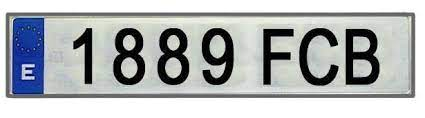
#> input picture Reconoce_placas_de_vehiculos/imagenes/matricula.jpg, 425 x 118 px, given in place of the camera
$ python reconocePlacas_de_vehiculos.py
#> lines starting #> are read from the running program, lines starting #| are printed output that depends on the picture; after the words box and inside, x2 and y2 are one past the last pixel; in counts of white or black regions, pixels touching at a corner belong together
import cv2
import pytesseract #https://pypi.org/project/pytesseract/

# Configuración de tesseract
pytesseract.pytesseract.tesseract_cmd = r'C:/Program Files/Tesseract-OCR/tesseract.exe'

# Inicialización de la cámara
cap = cv2.VideoCapture(0)

while True:
    ret, frame = cap.read()
#> frame is the input picture: shape (118, 425, 3); mean B, G, R 183.4, 181.7, 178.4

    gray = cv2.cvtColor(frame, cv2.COLOR_BGR2GRAY)
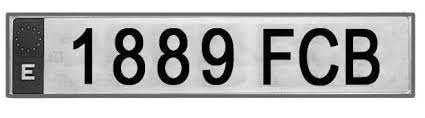
#> gray: shape (118, 425); min 0, max 255, mean 180.9
    gray = cv2.blur(gray,(5,5))
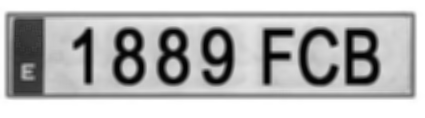
#> gray: shape (118, 425); min 1, max 255, mean 180.9
    canny = cv2.Canny(gray,150,200)
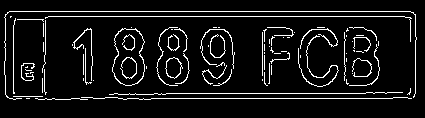
#> canny: shape (118, 425); 8% white in thin lines or dots, all inside (x1, y1, x2, y2) = (4, 11, 417, 100)
    canny = cv2.dilate(canny,None,iterations=1)
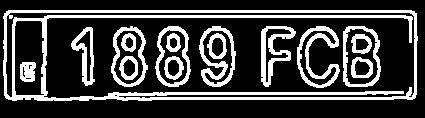
#> canny: shape (118, 425); 24.9% white; 16 white regions
    cnts,_ = cv2.findContours(canny,cv2.RETR_LIST,cv2.CHAIN_APPROX_SIMPLE)
#> cnts = 37 contours, 4 with area under 20; largest, box (x1, y1, x2, y2) and area: (3, 10, 418, 101) 36700, (5, 12, 416, 99) 30532, (14, 20, 45, 96) 2088, (343, 26, 381, 87) 1998, (155, 26, 191, 87) 1680

    for c in cnts:
        area = cv2.contourArea(c)
        x,y,w,h = cv2.boundingRect(c)
        epsilon = 0.09*cv2.arcLength(c,True)
        approx = cv2.approxPolyDP(c,epsilon,True)

        if len(approx) == 4 and area > 9000:
            aspect_ratio = float(w) / h
            if aspect_ratio > 4.9:
                placa = gray[y:y+h,x:x+w]
                text = pytesseract.image_to_string(placa, config='--psm 11')
                print("Matrícula detectada:", text)
                cv2.rectangle(frame, (x,y), (x+w, y+h), (0, 255, 0), 3)
                cv2.putText(frame, text, (x-20, y-10), 1, 2.2, (0, 255, 0), 3)
#> this loop made 37 passes
#> (area, x, y, w, h, epsilon, approx) on passes 3, 6, 7, 8, 9, 10, 11, 12, 13: (22, 22, 66, 4, 12, 2.28, [[23, 66], [24, 77]]), (256, 20, 62, 16, 20, 6.03, [[22, 62], [20, 78], [34, 80], [35, 63]]), (192, 354, 59, 17, 17, 4.81, [[358, 59], [370, 67], [365, 75], [355, 74]]), (163.5, 167, 59, 13, 18, 4.32, [[171, 59], [179, 64], [174, 76], [167, 71]]), (165, 122, 58, 14, 19, 4.42, [[128, 58], [135, 64], [130, 76], [122, 65]]), (365, 351, 57, 22, 21, 6.54, [[353, 59], [353, 77], [372, 73], [368, 59]]), (332, 164, 56, 20, 24, 6.4, [[172, 56], [164, 69], [175, 79], [183, 66]]), (337, 119, 56, 19, 24, 6.22, [[125, 56], [119, 69], [132, 79], [137, 62]]), (137, 355, 38, 15, 13, 4.05, [[355, 49], [356, 38], [369, 44]])

    cv2.imshow("Video", frame)

    if cv2.waitKey(1) & 0xFF == ord('q'):
#> (key q is pressed here)
        break

cap.release()
cv2.destroyAllWindows()

$ run again, on Reconoce_placas_de_vehiculos/imagenes/placa-larga-europ.jpg
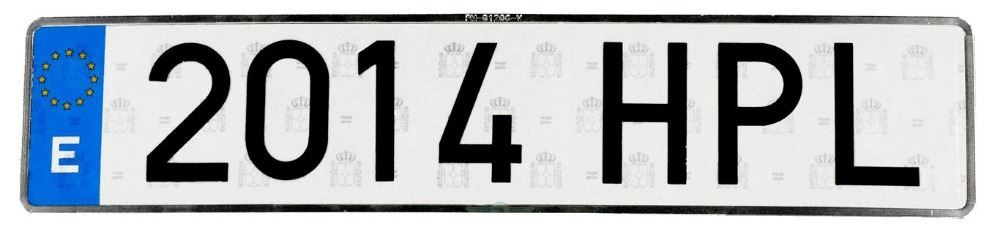
#> input picture Reconoce_placas_de_vehiculos/imagenes/placa-larga-europ.jpg, 1000 x 234 px, given in place of the camera
#> frame is the input picture: shape (234, 1000, 3); mean B, G, R 187.3, 183.1, 178.1
#> `canny = cv2.Canny(gray,150,200)`:
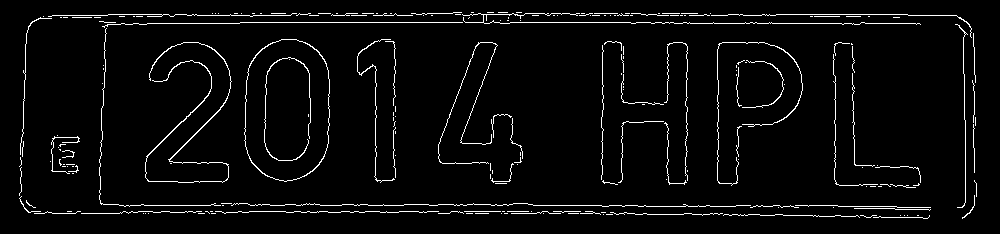
#> canny: shape (234, 1000); 3.9% white in thin lines or dots, all inside (x1, y1, x2, y2) = (19, 12, 977, 219)
#> `canny = cv2.dilate(canny,None,iterations=1)`:
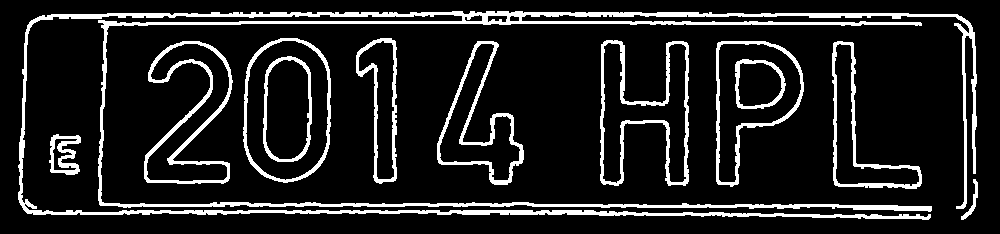
#> canny: shape (234, 1000); 12.6% white; 12 white regions
#> cnts = 25 contours; largest, box (x1, y1, x2, y2) and area: (18, 11, 977, 220) 11158, (243, 38, 331, 183) 10702, (245, 40, 329, 181) 9692, (716, 41, 804, 187) 7887, (600, 40, 689, 186) 7154
#> the loop `for c in cnts:` made 25 passes
#> (area, x, y, w, h, epsilon, approx, aspect_ratio) on passes 17, 21: (9691.5, 245, 40, 84, 141, 34.8, [[295, 40], [327, 142], [285, 180], [247, 81]], 0.596), (10701.5, 243, 38, 88, 145, 36.67, [[297, 38], [245, 79], [283, 182], [329, 144]], 0.607)
